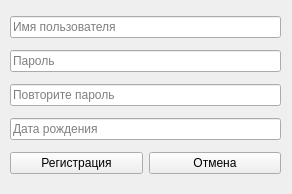
<?xml version="1.0" encoding="UTF-8"?>
<ui version="4.0">
 <class>RegistrationWindow</class>
 <widget class="QWidget" name="RegistrationWindow">
  <property name="geometry">
   <rect>
    <x>0</x>
    <y>0</y>
    <width>292</width>
    <height>194</height>
   </rect>
  </property>
  <property name="windowTitle">
   <string>Form</string>
  </property>
  <widget class="QWidget" name="layoutWidget">
   <property name="geometry">
    <rect>
     <x>10</x>
     <y>10</y>
     <width>271</width>
     <height>171</height>
    </rect>
   </property>
   <layout class="QVBoxLayout" name="verticalLayout">
    <item>
     <widget class="QLineEdit" name="lineEdit">
      <property name="text">
       <string/>
      </property>
      <property name="placeholderText">
       <string>Имя пользователя</string>
      </property>
      <property name="cursorMoveStyle">
       <enum>Qt::LogicalMoveStyle</enum>
      </property>
     </widget>
    </item>
    <item>
     <widget class="QLineEdit" name="lineEdit_3">
      <property name="placeholderText">
       <string>Пароль</string>
      </property>
     </widget>
    </item>
    <item>
     <widget class="QLineEdit" name="lineEdit_2">
      <property name="placeholderText">
       <string>Повторите пароль</string>
      </property>
     </widget>
    </item>
    <item>
     <widget class="QLineEdit" name="lineEdit_4">
      <property name="placeholderText">
       <string>Дата рождения</string>
      </property>
     </widget>
    </item>
    <item>
     <layout class="QHBoxLayout" name="horizontalLayout">
      <item>
       <widget class="QPushButton" name="button_registration">
        <property name="text">
         <string>Регистрация</string>
        </property>
       </widget>
      </item>
      <item>
       <widget class="QPushButton" name="button_cancel">
        <property name="text">
         <string>Отмена</string>
        </property>
       </widget>
      </item>
     </layout>
    </item>
   </layout>
  </widget>
 </widget>
 <resources/>
 <connections/>
</ui>
